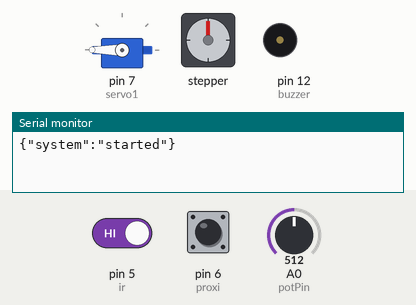
The sketch below on a simulated Arduino Uno, built with avr-gcc and run on an emulated ATmega328P. On the bench: servo, stepper motor, buzzer (waves = sounding), the last lines printed to the serial monitor. Inputs (shaded band) come from the test bench; at power-on: pin 5 (ir) HIGH, pin 6 (proxi) HIGH, A0 (potPin) = 512. Stepper angles assume 4096 steps per turn.

Above: at 3.2 s.
3.3 s: pin 5 (ir) driven LOW
At 8.1 s:
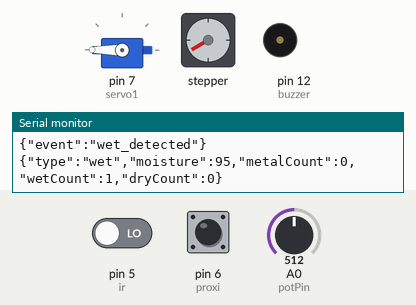
At 9.6 s:
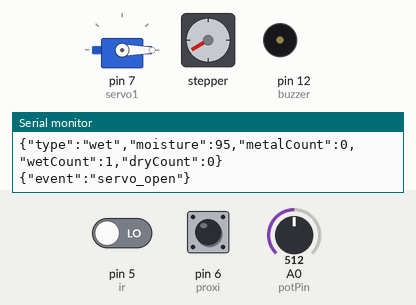
15.3 s: pin 6 (proxi) pulled LOW for 3.2 s
At 20.8 s:
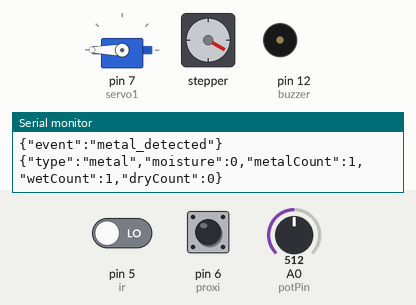
Timing chart, 0 to 29.2 s (numbered marks = the images above; inputs shaded):
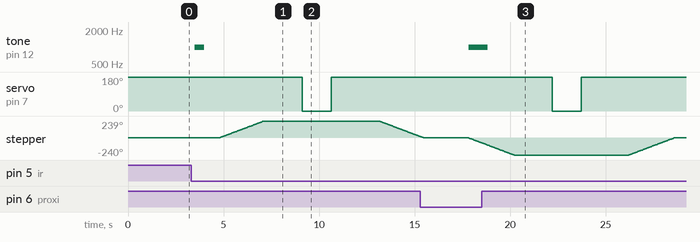

The sketch:

Project.ino
```cpp
#include <CheapStepper.h>
#include <Servo.h>

Servo servo1;

// ================= PIN DEFINE =================
#define ir 5
#define proxi 6
#define buzzer 12

// ================= SENSOR =================
int potPin = A0;
int soil = 0;
int fsoil = 0;

// ================= SERVO =================
int openAngle = 0;
int closeAngle = 180;

// ================= STEPPER =================
CheapStepper stepper(11,10,9,8);

// ================= COUNTER =================
int metalCount = 0;
int wetCount = 0;
int dryCount = 0;

// =====================================================
// SEND JSON FUNCTION
// =====================================================
void sendJSON(String type, int moisture)
{
  Serial.print("{");

  Serial.print("\"type\":\"");
  Serial.print(type);
  Serial.print("\"");

  Serial.print(",\"moisture\":");
  Serial.print(moisture);

  Serial.print(",\"metalCount\":");
  Serial.print(metalCount);

  Serial.print(",\"wetCount\":");
  Serial.print(wetCount);

  Serial.print(",\"dryCount\":");
  Serial.print(dryCount);

  Serial.println("}");
}

// =====================================================
// SERVO FUNCTION
// =====================================================
void moveServo()
{
  Serial.println("{\"event\":\"servo_open\"}");

  servo1.attach(7);

  // OPEN
  servo1.write(openAngle);
  delay(1500);

  Serial.println("{\"event\":\"servo_close\"}");

  // CLOSE
  servo1.write(closeAngle);
  delay(1500);

  // STOP PWM
  servo1.detach();

  Serial.println("{\"event\":\"servo_stop\"}");
}

// =====================================================
// SETUP
// =====================================================
void setup()
{
  Serial.begin(9600);

  // ===== PIN MODE =====
  pinMode(proxi, INPUT_PULLUP);
  pinMode(ir, INPUT);
  pinMode(buzzer, OUTPUT);

  // ===== SERVO START POSITION =====
  servo1.attach(7);
  servo1.write(closeAngle);
  delay(2000);
  servo1.detach();

  // ===== STEPPER =====
  stepper.setRpm(17);

  // ===== SYSTEM START =====
  Serial.println("{\"system\":\"started\"}");
}

// =====================================================
// LOOP
// =====================================================
void loop()
{
  fsoil = 0;

  // ===== READ SENSOR =====
  int proxiState = digitalRead(proxi);
  int irState = digitalRead(ir);

  // =================================================
  // METAL / PROXIMITY DETECTION
  // =================================================
  if(proxiState == 0)
  {
    metalCount++;

    Serial.println("{\"event\":\"metal_detected\"}");

    sendJSON("metal", 0);

    tone(buzzer, 1000, 1000);

    // STEP MOTOR
    stepper.moveDegreesCCW(240);

    delay(2000);

    // SERVO
    moveServo();

    delay(1000);

    // RETURN
    stepper.moveDegreesCW(240);

    delay(2000);
  }

  // =================================================
  // IR DETECTION
  // =================================================
  if(irState == 0)
  {
    Serial.println("{\"event\":\"trash_detected\"}");

    tone(buzzer, 1000, 500);

    delay(1000);

    // ===== READ SOIL 3 TIMES =====
    for(int i=0; i<3; i++)
    {
      soil = analogRead(potPin);

      soil = constrain(soil, 485, 1023);

      fsoil = map(soil, 485, 1023, 100, 0) + fsoil;

      delay(75);
    }

    // ===== AVERAGE =====
    fsoil = fsoil / 3;

    // =============================================
    // WET TRASH
    // =============================================
    if(fsoil > 20)
    {
      wetCount++;

      Serial.println("{\"event\":\"wet_detected\"}");

      sendJSON("wet", fsoil);

      stepper.moveDegreesCW(240);

      delay(2000);

      moveServo();

      delay(1000);

      stepper.moveDegreesCCW(240);

      delay(2000);
    }

    // =============================================
    // DRY TRASH
    // =============================================
    else
    {
      dryCount++;

      Serial.println("{\"event\":\"dry_detected\"}");

      sendJSON("dry", fsoil);

      tone(buzzer, 1000, 500);

      delay(1000);

      moveServo();

      delay(1000);
    }
  }

  // LOOP DELAY
  delay(300);
}
```

Measured:
- after the input at 3.3 s, tone on pin 12 (buzzer): silent → 1000 Hz after 0.20 s, → silent 0.50 s later; servo on pin 7 (servo1): 180° → 0° after 5.8 s, → 180° 1.5 s later; stepper: turns 239° clockwise in 2.4 s, then 220° counter-clockwise in 2.2 s
